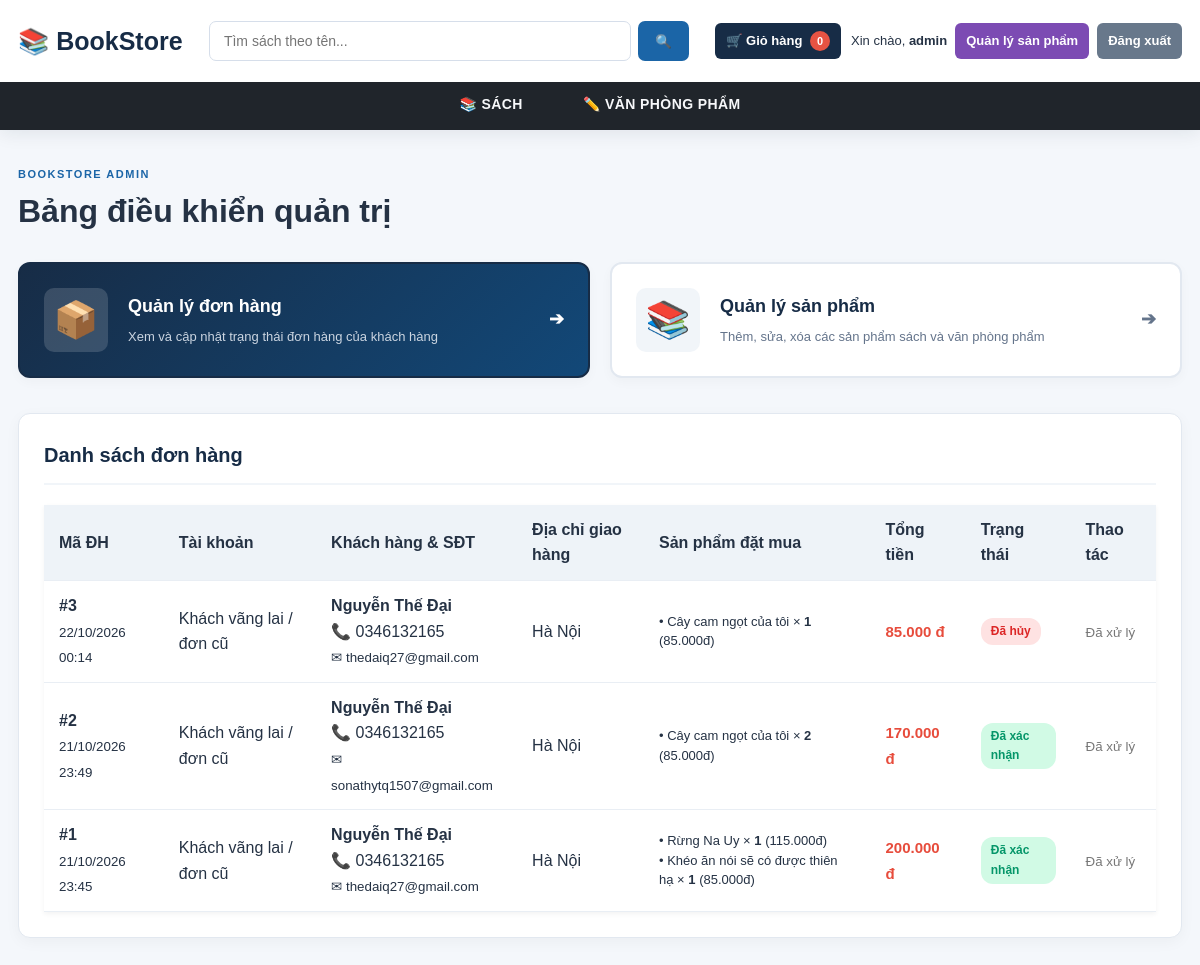
/admin.php (signed in), run on the app's committed database.
### tables this page shows
CREATE TABLE `donhang` (
  `id` int(11) NOT NULL,
  `user_id` int(11) DEFAULT NULL,
  `ten_nguoi_nhan` varchar(120) NOT NULL,
  `email` varchar(190) DEFAULT NULL,
  `sdt` varchar(30) NOT NULL,
  `dia_chi` varchar(255) NOT NULL,
  `ghi_chu` text DEFAULT NULL,
  `tong_tien` decimal(12,2) NOT NULL,
  `phuong_thuc_thanh_toan` varchar(100) NOT NULL,
  `trang_thai` varchar(50) NOT NULL DEFAULT 'Chờ xác nhận',
  `ngay_dat` datetime DEFAULT current_timestamp()
);

CREATE TABLE `chitiet_donhang` (
  `id` int(11) NOT NULL,
  `donhang_id` int(11) NOT NULL,
  `sanpham_id` int(11) NOT NULL,
  `ten_san_pham` varchar(255) NOT NULL,
  `don_gia` decimal(12,2) NOT NULL,
  `so_luong` int(11) NOT NULL,
  `thanh_tien` decimal(12,2) NOT NULL
);

### admin.php (the view, shortened to what this page needs)
<?php
require_once 'connect.php';
$token = $_SESSION['csrf_token'];
$escape = static fn($value): string => htmlspecialchars((string)$value, ENT_QUOTES, 'UTF-8');
$currentTab = $_GET['tab'] ?? 'orders';
$ordersResult = $conn->query(
    'SELECT d.*, u.username AS tai_khoan
     FROM donhang AS d
     LEFT JOIN users AS u ON u.id = d.user_id
     ORDER BY d.id DESC'
);
?>
<!DOCTYPE html>
<html lang="vi">
<head>
<link rel="stylesheet" href="style.css">
</head>
<body>
<?php include 'header.php'; ?>
<main class="container admin-page">
    <div class="admin-top-header">
        <span class="section-kicker">BOOKSTORE ADMIN</span>
        <h1>Bảng điều khiển quản trị</h1>
    </div>
    <div class="admin-dashboard-cards">
        <div class="admin-card-box <?= $currentTab === 'orders' ? 'active' : '' ?>" onclick="switchTab('orders')">
            <div class="card-icon">📦</div>
            <div class="card-info">
                <h3>Quản lý đơn hàng</h3>
                <p>Xem và cập nhật trạng thái đơn hàng của khách hàng</p>
            </div>
            <div class="card-arrow">➔</div>
        </div>
        <div class="admin-card-box <?= $currentTab === 'products' ? 'active' : '' ?>" onclick="switchTab('products')">
            <div class="card-icon">📚</div>
            <div class="card-info">
                <h3>Quản lý sản phẩm</h3>
                <p>Thêm, sửa, xóa các sản phẩm sách và văn phòng phẩm</p>
            </div>
            <div class="card-arrow">➔</div>
        </div>
    </div>
    <section id="section-orders" class="admin-section" style="display: <?= $currentTab === 'orders' ? 'block' : 'none' ?>;">
        <div class="admin-heading">
            <div>
                <h2>Danh sách đơn hàng</h2>
            </div>
        </div>
        <div class="table-scroll">
            <table class="admin-table">
                <thead>
                    <tr>
                        <th>Mã ĐH</th>
                        <th>Tài khoản</th>
                        <th>Khách hàng & SĐT</th>
                        <th>Địa chỉ giao hàng</th>
                        <th>Sản phẩm đặt mua</th>
                        <th>Tổng tiền</th>
                        <th>Trạng thái</th>
                        <th>Thao tác</th>
                    </tr>
                </thead>
                <tbody>
                <?php if ($ordersResult && $ordersResult->num_rows > 0):
                    while ($order = $ordersResult->fetch_assoc()):
                        $itemsStmt = $conn->prepare('SELECT ten_san_pham, so_luong, don_gia, thanh_tien FROM chitiet_donhang WHERE donhang_id = ?');
                        $itemsStmt->bind_param('i', $order['id']);
                        $itemsStmt->execute();
                        $itemsResult = $itemsStmt->get_result();
                ?>
                    <tr>
                        <td><strong>#<?= (int)$order['id'] ?></strong><br><small><?= $escape(date('d/m/Y H:i', strtotime($order['ngay_dat']))) ?></small></td>
                        <td><?= !empty($order['tai_khoan']) ? $escape($order['tai_khoan']) : 'Khách vãng lai / đơn cũ' ?></td>
                        <td>
                            <strong><?= $escape($order['ten_nguoi_nhan']) ?></strong><br>
                            📞 <?= $escape($order['sdt']) ?><br>
                            <?= $order['email'] ? '<small>✉ ' . $escape($order['email']) . '</small>' : '' ?>
                        </td>
                        <td><?= $escape($order['dia_chi']) ?><?= $order['ghi_chu'] ? '<br><em>Ghi chú: ' . $escape($order['ghi_chu']) . '</em>' : '' ?></td>
                        <td>
                            <ul class="order-item-list">
                                <?php while ($item = $itemsResult->fetch_assoc()): ?>
                                    <li>• <?= $escape($item['ten_san_pham']) ?> × <strong><?= (int)$item['so_luong'] ?></strong> (<?= number_format((float)$item['don_gia'], 0, ',', '.') ?>đ)</li>
                                <?php endwhile; $itemsStmt->close(); ?>
                            </ul>
                        </td>
                        <td><strong class="order-price"><?= number_format((float)$order['tong_tien'], 0, ',', '.') ?> đ</strong></td>
                        <td>
                            <?php
                                $status = $order['trang_thai'];
                                $badgeClass = match($status) {
                                    'Đã xác nhận' => 'badge-success',
                                    'Đã hủy' => 'badge-danger',
                                    'Đang giao' => 'badge-info',
                                    default => 'badge-warning'
                                };
                            ?>
                            <span class="status-badge <?= $badgeClass ?>"><?= $escape($status) ?></span>
                        </td>
                        <td class="admin-actions">
                            <?php if ($status === 'Chờ xác nhận'): ?>
                                <form method="post" action="admin.php?tab=orders" style="display:inline;">
                                    <input type="hidden" name="order_id" value="<?= (int)$order['id'] ?>">
                                    <input type="hidden" name="new_status" value="Đã xác nhận">
                                    <input type="hidden" name="action_order" value="1">
                                    <input type="hidden" name="csrf_token" value="<?= $escape($token) ?>">
                                    <button class="btn btn-small btn-success" type="submit">✓ Xác nhận</button>
                                </form>
                                <form method="post" action="admin.php?tab=orders" style="display:inline;" onsubmit="return confirm('Bạn chắc chắn muốn hủy đơn hàng này?');">
                                    <input type="hidden" name="order_id" value="<?= (int)$order['id'] ?>">
                                    <input type="hidden" name="new_status" value="Đã hủy">
                                    <input type="hidden" name="action_order" value="1">
                                    <input type="hidden" name="csrf_token" value="<?= $escape($token) ?>">
                                    <button class="btn btn-small btn-danger" type="submit">✕ Hủy</button>
                                </form>
                            <?php else: ?>
                                <small style="color: #777;">Đã xử lý</small>
                            <?php endif; ?>
                        </td>
                    </tr>
                <?php endwhile; else: ?>
                    <tr><td colspan="8">Chưa có đơn hàng nào được đặt.</td></tr>
                <?php endif; ?>
                </tbody>
            </table>
        </div>
    </section>
</main>
</body>
</html>

### style.css (style rules this page uses)
* { box-sizing: border-box; margin: 0; padding: 0; font-family: Arial, Helvetica, sans-serif; }
:root { --navy: #172c46; --blue: #1b65a7; --blue-dark: #124878; --accent: #e65343; --page: #f4f7fb; --text: #253244; --muted: #64748b; }
body { background: var(--page); color: var(--text); line-height: 1.6; }
.container { max-width: 1200px; width: calc(100% - 36px); margin: 30px auto; }
.section-kicker { color: var(--blue); font-size: 11px; font-weight: 800; letter-spacing: 1.5px; }
table { width: 100%; margin-top: 20px; border-collapse: collapse; overflow: hidden; background: white; box-shadow: 0 2px 5px rgba(0,0,0,.05); }
th, td { padding: 12px 15px; text-align: left; border-bottom: 1px solid #e9eef4; }
th { background: #eef3f8; color: #253244; }
.order-item-list { list-style: none; padding: 0; margin: 0; font-size: 13px; line-height: 1.5; }
.order-price { color: #e74c3c; font-size: 15px; }
.status-badge { display: inline-block; padding: 4px 10px; border-radius: 12px; font-size: 12px; font-weight: bold; }
.badge-success { background-color: #d1fae5; color: #059669; }
.badge-danger { background-color: #fee2e2; color: #dc2626; }
.admin-page { padding-bottom: 50px; }
.admin-top-header { margin-bottom: 25px; }
.admin-dashboard-cards { display: grid; grid-template-columns: repeat(2, minmax(0, 1fr)); gap: 20px; margin-bottom: 35px; }
.admin-card-box { background: #ffffff; border: 2px solid #e2e8f0; border-radius: 12px; padding: 24px; display: flex; align-items: center; gap: 20px; cursor: pointer; transition: all 0.25s ease; box-shadow: 0 4px 12px rgba(0, 0, 0, 0.03); }
.admin-card-box.active { background: linear-gradient(135deg, #172c46 0%, #124878 100%); border-color: var(--navy); color: #ffffff; }
.admin-card-box .card-icon { font-size: 36px; background: #f1f5f9; width: 64px; height: 64px; display: flex; align-items: center; justify-content: center; border-radius: 10px; flex-shrink: 0; }
.admin-card-box.active .card-icon { background: rgba(255, 255, 255, 0.15); }
.admin-card-box .card-info { flex: 1; }
.admin-card-box .card-info h3 { font-size: 18px; font-weight: 700; color: var(--navy); margin-bottom: 6px; }
.admin-card-box.active .card-info h3 { color: #ffffff; }
.admin-card-box .card-info p { font-size: 13px; color: var(--muted); margin: 0; }
.admin-card-box.active .card-info p { color: #cbd5e1; }
.admin-card-box .card-arrow { font-size: 18px; font-weight: bold; color: var(--muted); transition: transform 0.2s; }
.admin-card-box.active .card-arrow { color: #ffffff; }
.admin-section { background: #ffffff; border-radius: 12px; padding: 25px; box-shadow: 0 4px 15px rgba(0, 0, 0, 0.04); border: 1px solid #e2e8f0; }
.admin-heading { display: flex; justify-content: space-between; align-items: center; margin-bottom: 20px; padding-bottom: 12px; border-bottom: 2px solid #f1f5f9; }
.admin-heading h2 { color: var(--navy); font-size: 20px; }

### data on the page
donhang: id "3", ngay_dat "22/10/2026 00:14", ten_nguoi_nhan "Nguyễn Thế Đại", sdt "0346132165", email "thedaiq27@gmail.com", dia_chi "Hà Nội", tong_tien "85.000", trang_thai "Đã hủy", shows "Đã xử lý"
chitiet_donhang: ten_san_pham "Cây cam ngọt của tôi", so_luong "1", don_gia "85.000"
donhang: id "2", ngay_dat "21/10/2026 23:49", ten_nguoi_nhan "Nguyễn Thế Đại", sdt "0346132165", email "sonathytq1507@gmail.com", dia_chi "Hà Nội", tong_tien "170.000", trang_thai "Đã xác nhận", shows "Đã xử lý"
chitiet_donhang: ten_san_pham "Cây cam ngọt của tôi", so_luong "2", don_gia "85.000"
donhang: id "1", ngay_dat "21/10/2026 23:45", ten_nguoi_nhan "Nguyễn Thế Đại", sdt "0346132165", email "thedaiq27@gmail.com", dia_chi "Hà Nội", tong_tien "200.000", trang_thai "Đã xác nhận", shows "Đã xử lý"
chitiet_donhang: ten_san_pham "Rừng Na Uy", so_luong "1", don_gia "115.000"
chitiet_donhang: ten_san_pham "Khéo ăn nói sẽ có được thiên hạ", so_luong "1", don_gia "85.000"

### other printed values
$cartCount "0"
$_SESSION['username'] "admin"
